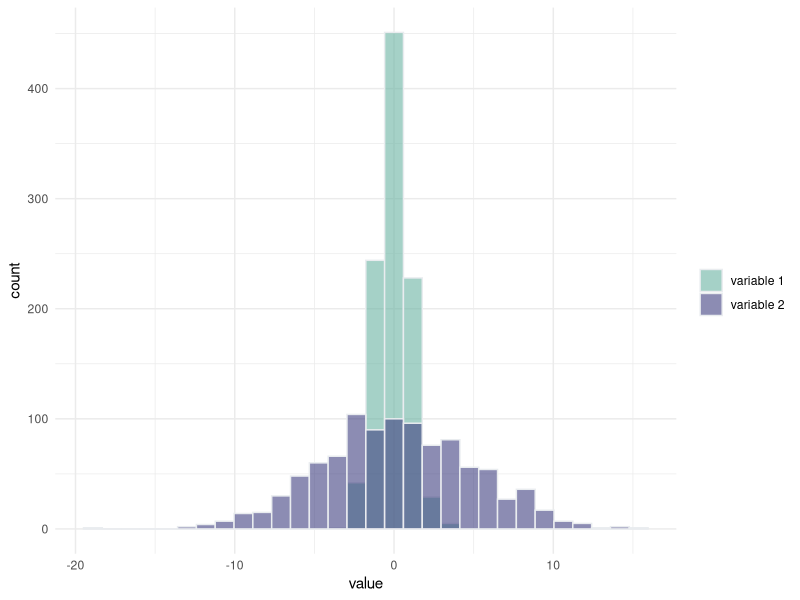
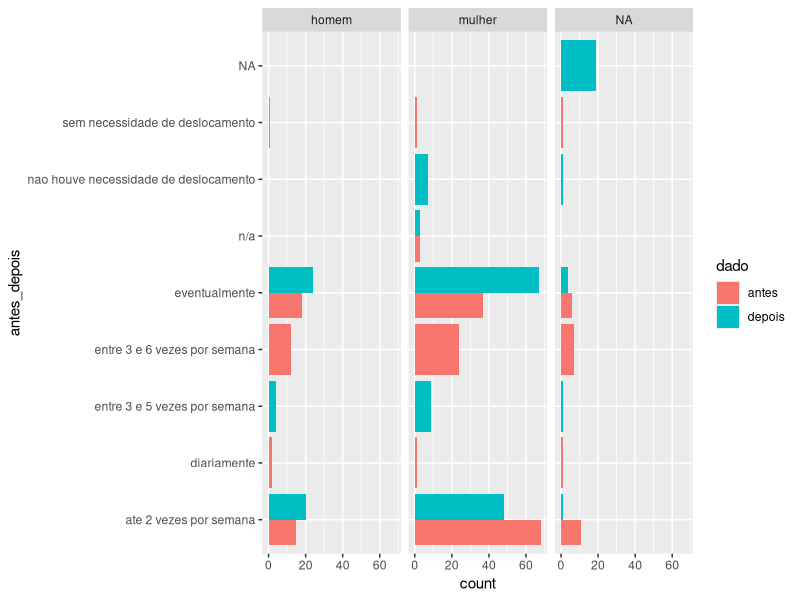

Source code (R) for these figures, in order:
## ---- chunk 1
# library
library(tidyverse)

# Build dataset with different distributions
data <- data.frame(
  type = c(rep("variable 1", 1000), rep("variable 2", 1000)),
  value = c(rnorm(1000), rnorm(1000, mean = 0, sd = 5))
)

# Represent it
p <- data %>%
  ggplot(aes(x=value, fill=type)) +
    geom_histogram( color="#e9ecef", alpha=0.6, position = 'identity') +
    scale_fill_manual(values=c("#69b3a2", "#404080")) +
    theme_minimal() +
    labs(fill="")

p
## ---- chunk 2
# get first observation for each Species in iris data -- base R
mini_iris <- iris[c(1, 51, 101), ]

mini_iris %>% gather(key = "flower_att", value = "measurement", -Species)

## ---- chunk 3
dados_bh <- read_delim("dados_aluno.csv", 
    delim = ";", escape_double = FALSE, trim_ws = TRUE)
## ---- chunk 4
data_plot_long <- dados_bh %>% 
  gather(key = "dado", value = "antes_depois", -genero, -escolaridade) %>% 
  mutate(dado = case_when(dado == 'internet_compras_antes' ~ 'antes',
                          dado == 'internet_compras_depois' ~ 'depois'))   
ggplot(data_plot_long) + 
  geom_bar(aes(x = antes_depois, fill = dado), position = "dodge") +
  coord_flip() +
  facet_wrap(~ genero)

